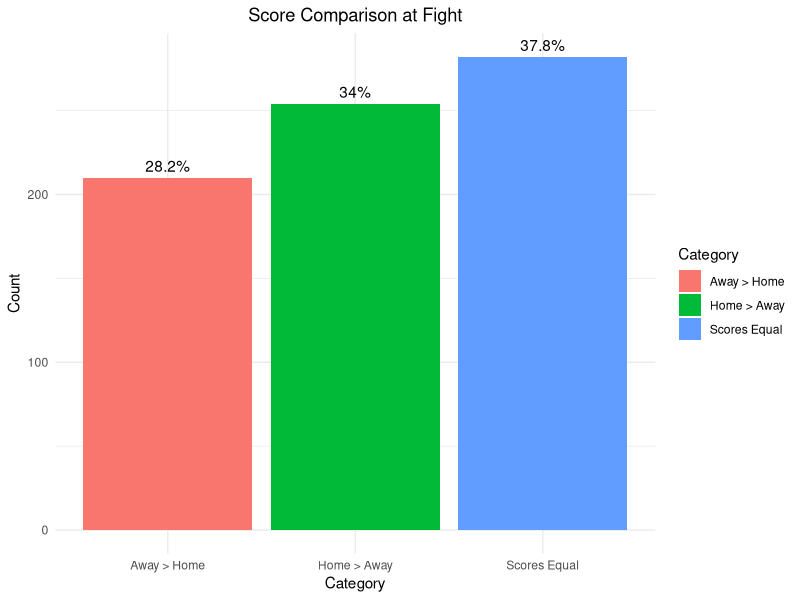
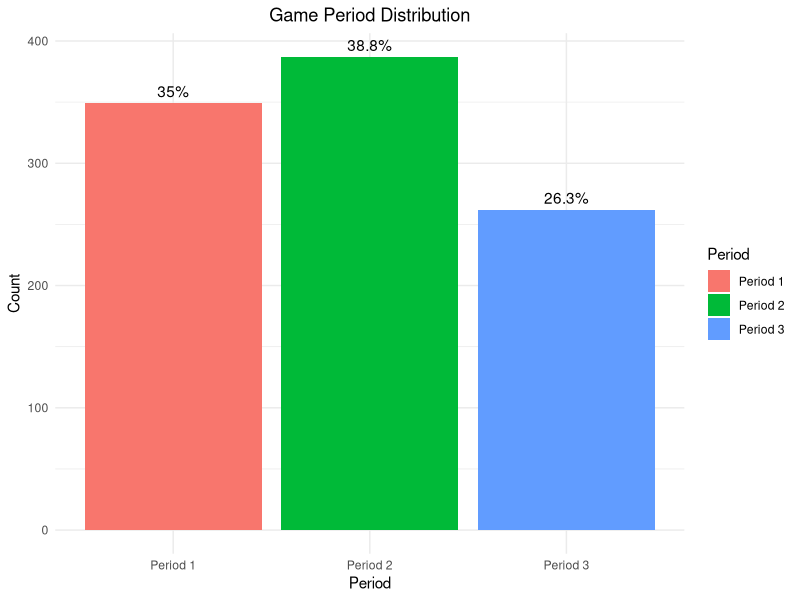

Here is the R script that generated these plots, in order:
# Load necessary library
library(dplyr)

# Read the CSV file
nhl_data <- read.csv("NHL_pbp_Fight_aggs3.csv")

# Filter the dataset
filtered_data <- nhl_data %>%
  filter(game_time_of_fight < 3300 & 
           abs(away_score_at_fight - home_score_at_fight) %in% c(0, 1, 2))

# View the filtered data
print(filtered_data)
# Create the frequency table with counts
frequency_table <- filtered_data %>%
  summarise(
    away_greater_than_home = sum(away_score_at_fight > home_score_at_fight, na.rm = TRUE),
    home_greater_than_away = sum(home_score_at_fight > away_score_at_fight, na.rm = TRUE),
    scores_equal = sum(away_score_at_fight == home_score_at_fight, na.rm = TRUE),
    period_1 = sum(game_period_number == 1, na.rm = TRUE),
    period_2 = sum(game_period_number == 2, na.rm = TRUE),
    period_3 = sum(game_period_number == 3, na.rm = TRUE)
  )

# Add a row for percentages
frequency_table <- frequency_table %>%
  mutate(
    total_scores = away_greater_than_home + home_greater_than_away + scores_equal,
    total_periods = period_1 + period_2 + period_3,
    away_greater_than_home_pct = (away_greater_than_home / total_scores) * 100,
    home_greater_than_away_pct = (home_greater_than_away / total_scores) * 100,
    scores_equal_pct = (scores_equal / total_scores) * 100,
    period_1_pct = (period_1 / total_periods) * 100,
    period_2_pct = (period_2 / total_periods) * 100,
    period_3_pct = (period_3 / total_periods) * 100
  ) %>%
  select(-total_scores, -total_periods)  # Remove the intermediate totals if not needed

# View the frequency table with percentages
print(frequency_table)

# Load necessary libraries
library(ggplot2)
library(dplyr)

# Create a data frame for the score comparison frequencies
score_comparison <- filtered_data %>%
  summarise(
    Category = c("Away > Home", "Home > Away", "Scores Equal"),
    Count = c(sum(away_score_at_fight > home_score_at_fight, na.rm = TRUE),
              sum(home_score_at_fight > away_score_at_fight, na.rm = TRUE),
              sum(away_score_at_fight == home_score_at_fight, na.rm = TRUE))
  ) %>%
  mutate(Percentage = Count / sum(Count) * 100)

# Bar plot for score comparison
ggplot(score_comparison, aes(x = Category, y = Count, fill = Category)) +
  geom_bar(stat = "identity") +
  geom_text(aes(label = paste0(round(Percentage, 1), "%")), vjust = -0.5) +
  theme_minimal() +
  labs(title = "Score Comparison at Fight",
       x = "Category",
       y = "Count") +
  theme(plot.title = element_text(hjust = 0.5))

# Create a data frame for the game period frequencies
game_periods <- nhl_data %>%
  summarise(
    Period = c("Period 1", "Period 2", "Period 3"),
    Count = c(sum(game_period_number == 1, na.rm = TRUE),
              sum(game_period_number == 2, na.rm = TRUE),
              sum(game_period_number == 3, na.rm = TRUE))
  ) %>%
  mutate(Percentage = Count / sum(Count) * 100)

# Bar plot for game periods
ggplot(game_periods, aes(x = Period, y = Count, fill = Period)) +
  geom_bar(stat = "identity") +
  geom_text(aes(label = paste0(round(Percentage, 1), "%")), vjust = -0.5) +
  theme_minimal() +
  labs(title = "Game Period Distribution",
       x = "Period",
       y = "Count") +
  theme(plot.title = element_text(hjust = 0.5))

